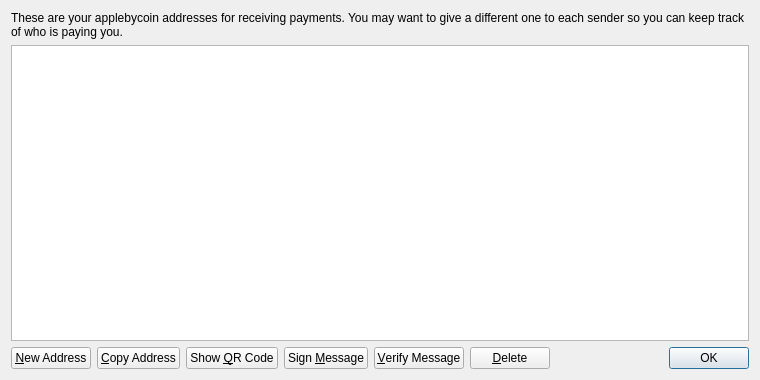
<?xml version="1.0" encoding="UTF-8"?>
<ui version="4.0">
 <class>AddressBookPage</class>
 <widget class="QWidget" name="AddressBookPage">
  <property name="geometry">
   <rect>
    <x>0</x>
    <y>0</y>
    <width>760</width>
    <height>380</height>
   </rect>
  </property>
  <property name="windowTitle">
   <string>Address Book</string>
  </property>
  <layout class="QVBoxLayout" name="verticalLayout">
   <item>
    <widget class="QLabel" name="labelExplanation">
     <property name="text">
      <string>These are your applebycoin addresses for receiving payments. You may want to give a different one to each sender so you can keep track of who is paying you.</string>
     </property>
     <property name="textFormat">
      <enum>Qt::PlainText</enum>
     </property>
     <property name="wordWrap">
      <bool>true</bool>
     </property>
    </widget>
   </item>
   <item>
    <widget class="QTableView" name="tableView">
     <property name="contextMenuPolicy">
      <enum>Qt::CustomContextMenu</enum>
     </property>
     <property name="toolTip">
      <string>Double-click to edit address or label</string>
     </property>
     <property name="tabKeyNavigation">
      <bool>false</bool>
     </property>
     <property name="alternatingRowColors">
      <bool>true</bool>
     </property>
     <property name="selectionMode">
      <enum>QAbstractItemView::SingleSelection</enum>
     </property>
     <property name="selectionBehavior">
      <enum>QAbstractItemView::SelectRows</enum>
     </property>
     <property name="sortingEnabled">
      <bool>true</bool>
     </property>
     <attribute name="verticalHeaderVisible">
      <bool>false</bool>
     </attribute>
    </widget>
   </item>
   <item>
    <layout class="QHBoxLayout" name="horizontalLayout">
     <item>
      <widget class="QPushButton" name="newAddressButton">
       <property name="toolTip">
        <string>Create a new address</string>
       </property>
       <property name="text">
        <string>&amp;New Address</string>
       </property>
       <property name="icon">
        <iconset resource="../applebycoin.qrc">
         <normaloff>:/icons/add</normaloff>:/icons/add</iconset>
       </property>
      </widget>
     </item>
     <item>
      <widget class="QPushButton" name="copyToClipboard">
       <property name="toolTip">
        <string>Copy the currently selected address to the system clipboard</string>
       </property>
       <property name="text">
        <string>&amp;Copy Address</string>
       </property>
       <property name="icon">
        <iconset resource="../applebycoin.qrc">
         <normaloff>:/icons/editcopy</normaloff>:/icons/editcopy</iconset>
       </property>
      </widget>
     </item>
     <item>
      <widget class="QPushButton" name="showQRCode">
       <property name="text">
        <string>Show &amp;QR Code</string>
       </property>
       <property name="icon">
        <iconset resource="../applebycoin.qrc">
         <normaloff>:/icons/qrcode</normaloff>:/icons/qrcode</iconset>
       </property>
      </widget>
     </item>
     <item>
      <widget class="QPushButton" name="signMessage">
       <property name="toolTip">
        <string>Sign a message to prove you own a applebycoin address</string>
       </property>
       <property name="text">
        <string>Sign &amp;Message</string>
       </property>
       <property name="icon">
        <iconset resource="../applebycoin.qrc">
         <normaloff>:/icons/edit</normaloff>:/icons/edit</iconset>
       </property>
      </widget>
     </item>
     <item>
      <widget class="QPushButton" name="verifyMessage">
       <property name="toolTip">
        <string>Verify a message to ensure it was signed with a specified applebycoin address</string>
       </property>
       <property name="text">
        <string>&amp;Verify Message</string>
       </property>
       <property name="icon">
        <iconset resource="../applebycoin.qrc">
         <normaloff>:/icons/transaction_0</normaloff>:/icons/transaction_0</iconset>
       </property>
      </widget>
     </item>
     <item>
      <widget class="QPushButton" name="deleteButton">
       <property name="toolTip">
        <string>Delete the currently selected address from the list</string>
       </property>
       <property name="text">
        <string>&amp;Delete</string>
       </property>
       <property name="icon">
        <iconset resource="../applebycoin.qrc">
         <normaloff>:/icons/remove</normaloff>:/icons/remove</iconset>
       </property>
      </widget>
     </item>
     <item>
      <spacer name="horizontalSpacer">
       <property name="orientation">
        <enum>Qt::Horizontal</enum>
       </property>
       <property name="sizeHint" stdset="0">
        <size>
         <width>40</width>
         <height>20</height>
        </size>
       </property>
      </spacer>
     </item>
     <item>
      <widget class="QDialogButtonBox" name="buttonBox">
       <property name="sizePolicy">
        <sizepolicy hsizetype="Maximum" vsizetype="Fixed">
         <horstretch>0</horstretch>
         <verstretch>0</verstretch>
        </sizepolicy>
       </property>
       <property name="standardButtons">
        <set>QDialogButtonBox::Ok</set>
       </property>
      </widget>
     </item>
    </layout>
   </item>
  </layout>
 </widget>
 <resources>
  <include location="../applebycoin.qrc"/>
 </resources>
 <connections/>
</ui>
